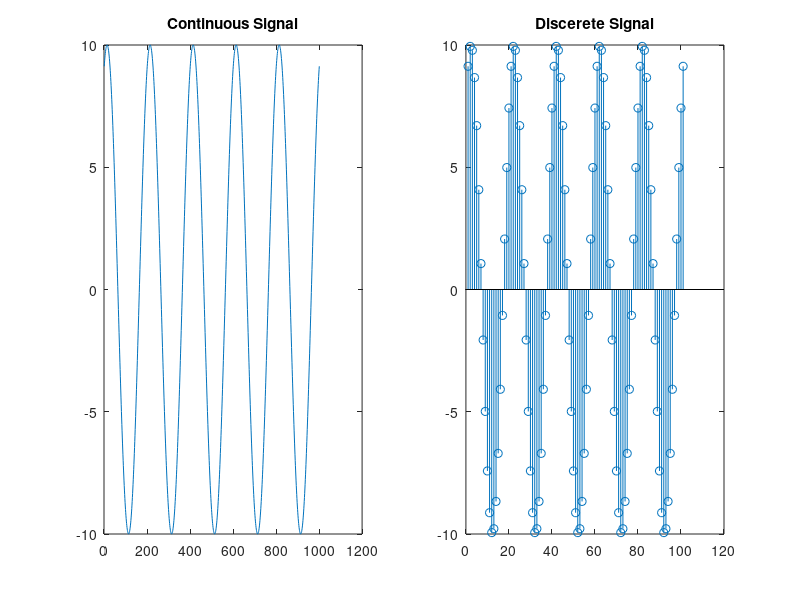

MATLAB code to generate this figure:
% Plot the continuous and discrete time sinusoidal wave for given amplitude, 
% frequency, phase and sampling frequency.

clc;
clear;

% Time specifications:
Fs = 1000;                    % samples per second or Sampling frequency
dt = 1/Fs;                    % seconds per sample
stop = 1;                     % seconds
t = 0:dt:stop;                % seconds
n = 0:1:100;                  % seconds
a = 10;                       % amplitude
phi = 20;                     % phase
Fc = 5;                       % Frequency in hertz

% Sine wave:

x_c = a*sin(2*pi*Fc*t + phi);

x_d = a*sin(2*pi*Fc*n/100 + phi);

figure;
subplot(1,2,1);
plot(x_c);
title('Continuous Signal'); 

subplot(1,2,2);
stem(x_d);
title('Discerete Signal');